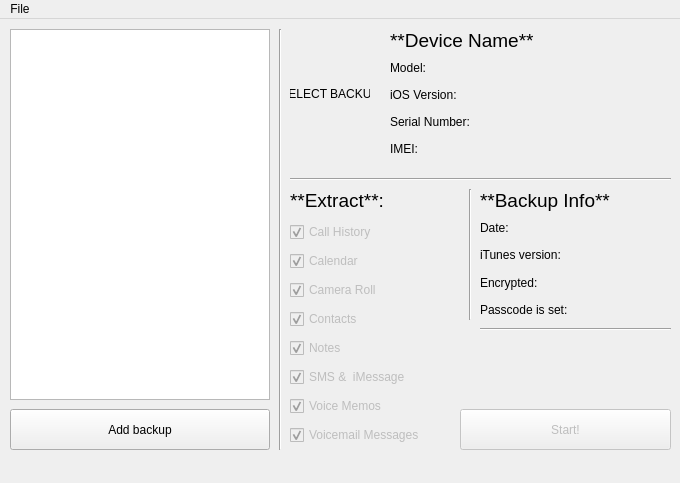
<?xml version="1.0" encoding="UTF-8"?>
<ui version="4.0">
 <class>MainWindow</class>
 <widget class="QMainWindow" name="MainWindow">
  <property name="geometry">
   <rect>
    <x>0</x>
    <y>0</y>
    <width>680</width>
    <height>483</height>
   </rect>
  </property>
  <property name="sizePolicy">
   <sizepolicy hsizetype="Fixed" vsizetype="Fixed">
    <horstretch>0</horstretch>
    <verstretch>0</verstretch>
   </sizepolicy>
  </property>
  <property name="minimumSize">
   <size>
    <width>680</width>
    <height>483</height>
   </size>
  </property>
  <property name="maximumSize">
   <size>
    <width>680</width>
    <height>483</height>
   </size>
  </property>
  <property name="windowTitle">
   <string>DeTuner</string>
  </property>
  <property name="windowIcon">
   <iconset>
    <normaloff>../assets/icon24.png</normaloff>../assets/icon24.png</iconset>
  </property>
  <widget class="QWidget" name="centralwidget">
   <widget class="QPushButton" name="add_backup_button">
    <property name="geometry">
     <rect>
      <x>10</x>
      <y>390</y>
      <width>260</width>
      <height>41</height>
     </rect>
    </property>
    <property name="statusTip">
     <string>Import backup from non-iTunes directory</string>
    </property>
    <property name="text">
     <string>Add backup</string>
    </property>
   </widget>
   <widget class="QListWidget" name="backup_table">
    <property name="geometry">
     <rect>
      <x>10</x>
      <y>10</y>
      <width>260</width>
      <height>371</height>
     </rect>
    </property>
    <property name="statusTip">
     <string>Table of imported backups</string>
    </property>
    <property name="horizontalScrollBarPolicy">
     <enum>Qt::ScrollBarAlwaysOff</enum>
    </property>
    <property name="editTriggers">
     <set>QAbstractItemView::NoEditTriggers</set>
    </property>
    <property name="showDropIndicator" stdset="0">
     <bool>false</bool>
    </property>
    <property name="dragDropOverwriteMode">
     <bool>false</bool>
    </property>
    <property name="defaultDropAction">
     <enum>Qt::IgnoreAction</enum>
    </property>
    <property name="iconSize">
     <size>
      <width>56</width>
      <height>56</height>
     </size>
    </property>
   </widget>
   <widget class="QLabel" name="device_image">
    <property name="geometry">
     <rect>
      <x>290</x>
      <y>10</y>
      <width>80</width>
      <height>130</height>
     </rect>
    </property>
    <property name="statusTip">
     <string>Device icon</string>
    </property>
    <property name="text">
     <string>SELECT BACKUP</string>
    </property>
    <property name="alignment">
     <set>Qt::AlignCenter</set>
    </property>
    <property name="textInteractionFlags">
     <set>Qt::NoTextInteraction</set>
    </property>
   </widget>
   <widget class="QWidget" name="verticalLayoutWidget">
    <property name="geometry">
     <rect>
      <x>390</x>
      <y>10</y>
      <width>261</width>
      <height>131</height>
     </rect>
    </property>
    <layout class="QVBoxLayout" name="device_info_layout">
     <item>
      <widget class="QLabel" name="device_name_label">
       <property name="font">
        <font>
         <pointsize>14</pointsize>
        </font>
       </property>
       <property name="statusTip">
        <string>User-specified device name</string>
       </property>
       <property name="text">
        <string>**Device Name**</string>
       </property>
       <property name="textFormat">
        <enum>Qt::MarkdownText</enum>
       </property>
       <property name="textInteractionFlags">
        <set>Qt::NoTextInteraction</set>
       </property>
      </widget>
     </item>
     <item>
      <widget class="QLabel" name="model_label">
       <property name="statusTip">
        <string>Model name</string>
       </property>
       <property name="text">
        <string>Model:</string>
       </property>
       <property name="textInteractionFlags">
        <set>Qt::TextSelectableByMouse</set>
       </property>
      </widget>
     </item>
     <item>
      <widget class="QLabel" name="ios_version_label">
       <property name="statusTip">
        <string>iOS version</string>
       </property>
       <property name="text">
        <string>iOS Version:</string>
       </property>
       <property name="textInteractionFlags">
        <set>Qt::TextSelectableByMouse</set>
       </property>
      </widget>
     </item>
     <item>
      <widget class="QLabel" name="serial_number_label">
       <property name="statusTip">
        <string>Serial Nubmer</string>
       </property>
       <property name="text">
        <string>Serial Number:</string>
       </property>
       <property name="textInteractionFlags">
        <set>Qt::TextSelectableByMouse</set>
       </property>
      </widget>
     </item>
     <item>
      <widget class="QLabel" name="imei_label">
       <property name="statusTip">
        <string>IMEI</string>
       </property>
       <property name="text">
        <string>IMEI:</string>
       </property>
       <property name="textInteractionFlags">
        <set>Qt::TextSelectableByMouse</set>
       </property>
      </widget>
     </item>
    </layout>
   </widget>
   <widget class="Line" name="line">
    <property name="geometry">
     <rect>
      <x>290</x>
      <y>150</y>
      <width>381</width>
      <height>20</height>
     </rect>
    </property>
    <property name="orientation">
     <enum>Qt::Horizontal</enum>
    </property>
   </widget>
   <widget class="Line" name="line_2">
    <property name="geometry">
     <rect>
      <x>270</x>
      <y>10</y>
      <width>20</width>
      <height>421</height>
     </rect>
    </property>
    <property name="orientation">
     <enum>Qt::Vertical</enum>
    </property>
   </widget>
   <widget class="Line" name="line_3">
    <property name="geometry">
     <rect>
      <x>460</x>
      <y>170</y>
      <width>20</width>
      <height>131</height>
     </rect>
    </property>
    <property name="orientation">
     <enum>Qt::Vertical</enum>
    </property>
   </widget>
   <widget class="QWidget" name="verticalLayoutWidget_2">
    <property name="geometry">
     <rect>
      <x>290</x>
      <y>200</y>
      <width>160</width>
      <height>231</height>
     </rect>
    </property>
    <layout class="QVBoxLayout" name="verticalLayout_2">
     <item>
      <widget class="QCheckBox" name="call_history_checkbox">
       <property name="enabled">
        <bool>false</bool>
       </property>
       <property name="statusTip">
        <string>Extract call history?</string>
       </property>
       <property name="text">
        <string>Call History</string>
       </property>
       <property name="checked">
        <bool>true</bool>
       </property>
       <property name="tristate">
        <bool>false</bool>
       </property>
      </widget>
     </item>
     <item>
      <widget class="QCheckBox" name="calendar_checkbox">
       <property name="enabled">
        <bool>false</bool>
       </property>
       <property name="statusTip">
        <string>Extract calendar data?</string>
       </property>
       <property name="text">
        <string>Calendar</string>
       </property>
       <property name="checked">
        <bool>true</bool>
       </property>
      </widget>
     </item>
     <item>
      <widget class="QCheckBox" name="camera_roll_checkbox">
       <property name="enabled">
        <bool>false</bool>
       </property>
       <property name="statusTip">
        <string>Extract Camera Roll?</string>
       </property>
       <property name="text">
        <string>Camera Roll</string>
       </property>
       <property name="checked">
        <bool>true</bool>
       </property>
      </widget>
     </item>
     <item>
      <widget class="QCheckBox" name="contacts_checkbox">
       <property name="enabled">
        <bool>false</bool>
       </property>
       <property name="statusTip">
        <string>Extract contacts?</string>
       </property>
       <property name="text">
        <string>Contacts</string>
       </property>
       <property name="checked">
        <bool>true</bool>
       </property>
      </widget>
     </item>
     <item>
      <widget class="QCheckBox" name="notes_checkbox">
       <property name="enabled">
        <bool>false</bool>
       </property>
       <property name="statusTip">
        <string>Extract notes?</string>
       </property>
       <property name="text">
        <string>Notes</string>
       </property>
       <property name="checked">
        <bool>true</bool>
       </property>
      </widget>
     </item>
     <item>
      <widget class="QCheckBox" name="sms_checkbox">
       <property name="enabled">
        <bool>false</bool>
       </property>
       <property name="statusTip">
        <string>Extract SMS &amp; iMessage message history?</string>
       </property>
       <property name="text">
        <string>SMS &amp;&amp;  iMessage</string>
       </property>
       <property name="checked">
        <bool>true</bool>
       </property>
      </widget>
     </item>
     <item>
      <widget class="QCheckBox" name="voice_memos_checkbox">
       <property name="enabled">
        <bool>false</bool>
       </property>
       <property name="statusTip">
        <string>Extract Voice Memos?</string>
       </property>
       <property name="text">
        <string>Voice Memos</string>
       </property>
       <property name="checked">
        <bool>true</bool>
       </property>
      </widget>
     </item>
     <item>
      <widget class="QCheckBox" name="voicemail_checkbox">
       <property name="enabled">
        <bool>false</bool>
       </property>
       <property name="statusTip">
        <string>Extract voicemail?</string>
       </property>
       <property name="text">
        <string>Voicemail Messages</string>
       </property>
       <property name="checked">
        <bool>true</bool>
       </property>
      </widget>
     </item>
    </layout>
   </widget>
   <widget class="QLabel" name="extract_label">
    <property name="geometry">
     <rect>
      <x>290</x>
      <y>170</y>
      <width>158</width>
      <height>23</height>
     </rect>
    </property>
    <property name="font">
     <font>
      <pointsize>14</pointsize>
     </font>
    </property>
    <property name="text">
     <string>**Extract**:</string>
    </property>
    <property name="textFormat">
     <enum>Qt::MarkdownText</enum>
    </property>
    <property name="textInteractionFlags">
     <set>Qt::NoTextInteraction</set>
    </property>
   </widget>
   <widget class="Line" name="line_4">
    <property name="geometry">
     <rect>
      <x>480</x>
      <y>300</y>
      <width>191</width>
      <height>20</height>
     </rect>
    </property>
    <property name="orientation">
     <enum>Qt::Horizontal</enum>
    </property>
   </widget>
   <widget class="QPushButton" name="start_button">
    <property name="enabled">
     <bool>false</bool>
    </property>
    <property name="geometry">
     <rect>
      <x>460</x>
      <y>390</y>
      <width>211</width>
      <height>41</height>
     </rect>
    </property>
    <property name="statusTip">
     <string>Start extraction!</string>
    </property>
    <property name="text">
     <string>Start!</string>
    </property>
   </widget>
   <widget class="QWidget" name="layoutWidget">
    <property name="geometry">
     <rect>
      <x>480</x>
      <y>170</y>
      <width>171</width>
      <height>131</height>
     </rect>
    </property>
    <layout class="QVBoxLayout" name="backup_info_layout">
     <item>
      <widget class="QLabel" name="backup_info_label">
       <property name="font">
        <font>
         <pointsize>14</pointsize>
        </font>
       </property>
       <property name="text">
        <string>**Backup Info**</string>
       </property>
       <property name="textFormat">
        <enum>Qt::MarkdownText</enum>
       </property>
       <property name="textInteractionFlags">
        <set>Qt::NoTextInteraction</set>
       </property>
      </widget>
     </item>
     <item>
      <widget class="QLabel" name="backup_date_label">
       <property name="statusTip">
        <string>Date of last backup</string>
       </property>
       <property name="text">
        <string>Date:</string>
       </property>
       <property name="textInteractionFlags">
        <set>Qt::TextSelectableByMouse</set>
       </property>
      </widget>
     </item>
     <item>
      <widget class="QLabel" name="backup_itunes_ver_label">
       <property name="statusTip">
        <string>iTunes version used for backup</string>
       </property>
       <property name="text">
        <string>iTunes version:</string>
       </property>
       <property name="textInteractionFlags">
        <set>Qt::TextSelectableByMouse</set>
       </property>
      </widget>
     </item>
     <item>
      <widget class="QLabel" name="backup_is_encrypted_label">
       <property name="statusTip">
        <string>Was backup encrypted?</string>
       </property>
       <property name="text">
        <string>Encrypted:</string>
       </property>
       <property name="textInteractionFlags">
        <set>Qt::NoTextInteraction</set>
       </property>
      </widget>
     </item>
     <item>
      <widget class="QLabel" name="backup_passcode_set_label">
       <property name="statusTip">
        <string>Was passcode set?</string>
       </property>
       <property name="text">
        <string>Passcode is set:</string>
       </property>
       <property name="textInteractionFlags">
        <set>Qt::NoTextInteraction</set>
       </property>
      </widget>
     </item>
    </layout>
   </widget>
  </widget>
  <widget class="QStatusBar" name="status_bar">
   <property name="sizeGripEnabled">
    <bool>false</bool>
   </property>
  </widget>
  <widget class="QMenuBar" name="menubar">
   <property name="enabled">
    <bool>true</bool>
   </property>
   <property name="geometry">
    <rect>
     <x>0</x>
     <y>0</y>
     <width>680</width>
     <height>21</height>
    </rect>
   </property>
   <widget class="QMenu" name="menuFile">
    <property name="title">
     <string>File</string>
    </property>
    <addaction name="action_add_backup"/>
    <addaction name="action_delete_backup"/>
    <addaction name="action_export"/>
    <addaction name="separator"/>
    <addaction name="action_exit"/>
   </widget>
   <addaction name="menuFile"/>
  </widget>
  <action name="action_add_backup">
   <property name="checkable">
    <bool>false</bool>
   </property>
   <property name="text">
    <string>Add backup</string>
   </property>
   <property name="statusTip">
    <string>Import backup from non-iTunes directory</string>
   </property>
   <property name="shortcut">
    <string>Ctrl+I</string>
   </property>
  </action>
  <action name="action_export">
   <property name="checkable">
    <bool>false</bool>
   </property>
   <property name="text">
    <string>Extract</string>
   </property>
   <property name="statusTip">
    <string>Start extraction!</string>
   </property>
   <property name="shortcut">
    <string>Ctrl+E</string>
   </property>
  </action>
  <action name="action_exit">
   <property name="checkable">
    <bool>false</bool>
   </property>
   <property name="text">
    <string>Exit</string>
   </property>
   <property name="statusTip">
    <string>Quit DeTuner</string>
   </property>
  </action>
  <action name="action_delete_backup">
   <property name="text">
    <string>Delete backup</string>
   </property>
   <property name="shortcut">
    <string>Del</string>
   </property>
  </action>
 </widget>
 <resources/>
 <connections/>
</ui>
